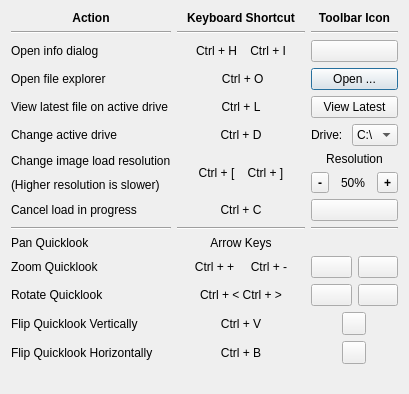
<?xml version="1.0" encoding="UTF-8"?>
<ui version="4.0">
 <class>Dialog</class>
 <widget class="QDialog" name="Dialog">
  <property name="geometry">
   <rect>
    <x>0</x>
    <y>0</y>
    <width>409</width>
    <height>394</height>
   </rect>
  </property>
  <property name="windowTitle">
   <string>Help</string>
  </property>
  <layout class="QVBoxLayout" name="verticalLayout">
   <item>
    <layout class="QGridLayout" name="gridLayout_2">
     <item row="1" column="1">
      <widget class="Line" name="line_2">
       <property name="orientation">
        <enum>Qt::Horizontal</enum>
       </property>
      </widget>
     </item>
     <item row="19" column="3">
      <layout class="QGridLayout" name="gridLayout_3">
       <item row="0" column="0">
        <widget class="QToolButton" name="toolButton_3">
         <property name="text">
          <string/>
         </property>
         <property name="icon">
          <iconset>
           <normaloff>Assets/icons8-flip-horizontal-filled.png</normaloff>Assets/icons8-flip-horizontal-filled.png</iconset>
         </property>
        </widget>
       </item>
      </layout>
     </item>
     <item row="11" column="0">
      <widget class="QLabel" name="label_20">
       <property name="text">
        <string>Cancel load in progress</string>
       </property>
      </widget>
     </item>
     <item row="4" column="0">
      <widget class="QLabel" name="label_4">
       <property name="text">
        <string>Open info dialog</string>
       </property>
      </widget>
     </item>
     <item row="7" column="0">
      <widget class="QLabel" name="label_7">
       <property name="text">
        <string>Open file explorer</string>
       </property>
      </widget>
     </item>
     <item row="1" column="3">
      <widget class="Line" name="line_3">
       <property name="orientation">
        <enum>Qt::Horizontal</enum>
       </property>
      </widget>
     </item>
     <item row="9" column="3">
      <layout class="QHBoxLayout" name="horizontalLayout">
       <item>
        <widget class="QLabel" name="label_13">
         <property name="text">
          <string>Drive: </string>
         </property>
        </widget>
       </item>
       <item>
        <widget class="QComboBox" name="comboBox">
         <item>
          <property name="text">
           <string>C:\</string>
          </property>
         </item>
        </widget>
       </item>
      </layout>
     </item>
     <item row="17" column="3">
      <layout class="QGridLayout" name="gridLayout">
       <item row="0" column="0">
        <widget class="QToolButton" name="toolButton_4">
         <property name="text">
          <string/>
         </property>
         <property name="icon">
          <iconset>
           <normaloff>Assets/icons8-flip-vertical-filled.png</normaloff>Assets/icons8-flip-vertical-filled.png</iconset>
         </property>
        </widget>
       </item>
      </layout>
     </item>
     <item row="16" column="1">
      <widget class="QLabel" name="label_25">
       <property name="text">
        <string>Ctrl + &lt;    Ctrl + &gt;</string>
       </property>
       <property name="alignment">
        <set>Qt::AlignCenter</set>
       </property>
      </widget>
     </item>
     <item row="16" column="0">
      <widget class="QLabel" name="label_24">
       <property name="text">
        <string>Rotate Quicklook</string>
       </property>
      </widget>
     </item>
     <item row="9" column="0">
      <widget class="QLabel" name="label_11">
       <property name="text">
        <string>Change active drive</string>
       </property>
      </widget>
     </item>
     <item row="7" column="3">
      <widget class="QPushButton" name="pushButton">
       <property name="text">
        <string>Open ...</string>
       </property>
      </widget>
     </item>
     <item row="16" column="3">
      <layout class="QHBoxLayout" name="horizontalLayout_4">
       <item>
        <widget class="QPushButton" name="pushButton_6">
         <property name="text">
          <string/>
         </property>
         <property name="icon">
          <iconset>
           <normaloff>Assets/icons8-rotate-left-filled.png</normaloff>Assets/icons8-rotate-left-filled.png</iconset>
         </property>
        </widget>
       </item>
       <item>
        <widget class="QPushButton" name="pushButton_7">
         <property name="text">
          <string/>
         </property>
         <property name="icon">
          <iconset>
           <normaloff>Assets/icons8-rotate-right-filled.png</normaloff>Assets/icons8-rotate-right-filled.png</iconset>
         </property>
        </widget>
       </item>
      </layout>
     </item>
     <item row="11" column="1">
      <widget class="QLabel" name="label_21">
       <property name="text">
        <string>Ctrl + C</string>
       </property>
       <property name="alignment">
        <set>Qt::AlignCenter</set>
       </property>
      </widget>
     </item>
     <item row="9" column="1">
      <widget class="QLabel" name="label_12">
       <property name="text">
        <string>Ctrl + D</string>
       </property>
       <property name="alignment">
        <set>Qt::AlignCenter</set>
       </property>
      </widget>
     </item>
     <item row="4" column="1">
      <widget class="QLabel" name="label_5">
       <property name="text">
        <string>Ctrl + H    Ctrl + I</string>
       </property>
       <property name="alignment">
        <set>Qt::AlignCenter</set>
       </property>
      </widget>
     </item>
     <item row="7" column="1">
      <widget class="QLabel" name="label_9">
       <property name="text">
        <string> Ctrl + O</string>
       </property>
       <property name="alignment">
        <set>Qt::AlignCenter</set>
       </property>
      </widget>
     </item>
     <item row="13" column="0">
      <widget class="Line" name="line_4">
       <property name="orientation">
        <enum>Qt::Horizontal</enum>
       </property>
      </widget>
     </item>
     <item row="8" column="0">
      <widget class="QLabel" name="label_8">
       <property name="text">
        <string>View latest file on active drive</string>
       </property>
      </widget>
     </item>
     <item row="1" column="0">
      <widget class="Line" name="line">
       <property name="orientation">
        <enum>Qt::Horizontal</enum>
       </property>
      </widget>
     </item>
     <item row="8" column="3">
      <widget class="QPushButton" name="pushButton_2">
       <property name="text">
        <string>View Latest</string>
       </property>
      </widget>
     </item>
     <item row="19" column="0">
      <widget class="QLabel" name="label_28">
       <property name="text">
        <string>Flip Quicklook Horizontally</string>
       </property>
      </widget>
     </item>
     <item row="0" column="3">
      <widget class="QLabel" name="label_3">
       <property name="font">
        <font>
         <weight>75</weight>
         <bold>true</bold>
        </font>
       </property>
       <property name="text">
        <string>Toolbar Icon</string>
       </property>
       <property name="alignment">
        <set>Qt::AlignCenter</set>
       </property>
      </widget>
     </item>
     <item row="0" column="0">
      <widget class="QLabel" name="label_2">
       <property name="font">
        <font>
         <weight>75</weight>
         <bold>true</bold>
        </font>
       </property>
       <property name="text">
        <string>Action</string>
       </property>
       <property name="alignment">
        <set>Qt::AlignCenter</set>
       </property>
      </widget>
     </item>
     <item row="17" column="1">
      <widget class="QLabel" name="label_27">
       <property name="text">
        <string>Ctrl + V</string>
       </property>
       <property name="alignment">
        <set>Qt::AlignCenter</set>
       </property>
      </widget>
     </item>
     <item row="11" column="3">
      <widget class="QPushButton" name="pushButton_3">
       <property name="text">
        <string/>
       </property>
       <property name="icon">
        <iconset>
         <normaloff>Assets/icons8-cancel-30.png</normaloff>Assets/icons8-cancel-30.png</iconset>
       </property>
       <property name="iconSize">
        <size>
         <width>16</width>
         <height>16</height>
        </size>
       </property>
      </widget>
     </item>
     <item row="8" column="1">
      <widget class="QLabel" name="label_10">
       <property name="text">
        <string>Ctrl + L</string>
       </property>
       <property name="alignment">
        <set>Qt::AlignCenter</set>
       </property>
      </widget>
     </item>
     <item row="19" column="1">
      <widget class="QLabel" name="label_29">
       <property name="text">
        <string>Ctrl + B</string>
       </property>
       <property name="alignment">
        <set>Qt::AlignCenter</set>
       </property>
      </widget>
     </item>
     <item row="17" column="0">
      <widget class="QLabel" name="label_26">
       <property name="text">
        <string>Flip Quicklook Vertically</string>
       </property>
      </widget>
     </item>
     <item row="10" column="0">
      <layout class="QVBoxLayout" name="verticalLayout_2">
       <item>
        <widget class="QLabel" name="label_14">
         <property name="text">
          <string>Change image load resolution</string>
         </property>
        </widget>
       </item>
       <item>
        <widget class="QLabel" name="label_15">
         <property name="text">
          <string>(Higher resolution is slower)</string>
         </property>
        </widget>
       </item>
      </layout>
     </item>
     <item row="13" column="3">
      <widget class="Line" name="line_6">
       <property name="orientation">
        <enum>Qt::Horizontal</enum>
       </property>
      </widget>
     </item>
     <item row="15" column="0">
      <widget class="QLabel" name="label_22">
       <property name="text">
        <string>Zoom Quicklook</string>
       </property>
      </widget>
     </item>
     <item row="13" column="1">
      <widget class="Line" name="line_5">
       <property name="orientation">
        <enum>Qt::Horizontal</enum>
       </property>
      </widget>
     </item>
     <item row="15" column="3">
      <layout class="QHBoxLayout" name="horizontalLayout_3">
       <item>
        <widget class="QPushButton" name="pushButton_4">
         <property name="text">
          <string/>
         </property>
         <property name="icon">
          <iconset>
           <normaloff>Assets/icons8-zoom-in.png</normaloff>Assets/icons8-zoom-in.png</iconset>
         </property>
        </widget>
       </item>
       <item>
        <widget class="QPushButton" name="pushButton_5">
         <property name="text">
          <string/>
         </property>
         <property name="icon">
          <iconset>
           <normaloff>Assets/icons8-zoom-out.png</normaloff>Assets/icons8-zoom-out.png</iconset>
         </property>
        </widget>
       </item>
      </layout>
     </item>
     <item row="15" column="1">
      <widget class="QLabel" name="label_23">
       <property name="text">
        <string>Ctrl + +     Ctrl + -</string>
       </property>
       <property name="alignment">
        <set>Qt::AlignCenter</set>
       </property>
      </widget>
     </item>
     <item row="10" column="1">
      <layout class="QVBoxLayout" name="verticalLayout_3">
       <item>
        <widget class="QLabel" name="label_16">
         <property name="text">
          <string>Ctrl + [    Ctrl + ]</string>
         </property>
         <property name="alignment">
          <set>Qt::AlignCenter</set>
         </property>
        </widget>
       </item>
      </layout>
     </item>
     <item row="14" column="1">
      <widget class="QLabel" name="label_31">
       <property name="text">
        <string>Arrow Keys</string>
       </property>
       <property name="alignment">
        <set>Qt::AlignCenter</set>
       </property>
      </widget>
     </item>
     <item row="10" column="3">
      <layout class="QVBoxLayout" name="verticalLayout_4">
       <item>
        <widget class="QLabel" name="label_19">
         <property name="text">
          <string>Resolution</string>
         </property>
         <property name="alignment">
          <set>Qt::AlignCenter</set>
         </property>
        </widget>
       </item>
       <item>
        <layout class="QHBoxLayout" name="horizontalLayout_2">
         <item>
          <widget class="QToolButton" name="toolButton">
           <property name="font">
            <font>
             <weight>75</weight>
             <bold>true</bold>
            </font>
           </property>
           <property name="text">
            <string>-</string>
           </property>
          </widget>
         </item>
         <item>
          <widget class="QLabel" name="label_18">
           <property name="text">
            <string>50%</string>
           </property>
           <property name="alignment">
            <set>Qt::AlignCenter</set>
           </property>
          </widget>
         </item>
         <item>
          <widget class="QToolButton" name="toolButton_2">
           <property name="font">
            <font>
             <weight>75</weight>
             <bold>true</bold>
            </font>
           </property>
           <property name="text">
            <string>+</string>
           </property>
          </widget>
         </item>
        </layout>
       </item>
      </layout>
     </item>
     <item row="14" column="0">
      <widget class="QLabel" name="label_30">
       <property name="text">
        <string>Pan Quicklook</string>
       </property>
      </widget>
     </item>
     <item row="0" column="1">
      <widget class="QLabel" name="label">
       <property name="font">
        <font>
         <weight>75</weight>
         <bold>true</bold>
        </font>
       </property>
       <property name="text">
        <string>Keyboard Shortcut</string>
       </property>
       <property name="alignment">
        <set>Qt::AlignCenter</set>
       </property>
      </widget>
     </item>
     <item row="4" column="3">
      <widget class="QPushButton" name="pushButton_8">
       <property name="text">
        <string/>
       </property>
       <property name="icon">
        <iconset>
         <normaloff>Assets/icons8-info-30.png</normaloff>Assets/icons8-info-30.png</iconset>
       </property>
      </widget>
     </item>
    </layout>
   </item>
   <item>
    <spacer name="verticalSpacer">
     <property name="orientation">
      <enum>Qt::Vertical</enum>
     </property>
     <property name="sizeHint" stdset="0">
      <size>
       <width>20</width>
       <height>40</height>
      </size>
     </property>
    </spacer>
   </item>
  </layout>
 </widget>
 <resources/>
 <connections/>
</ui>
